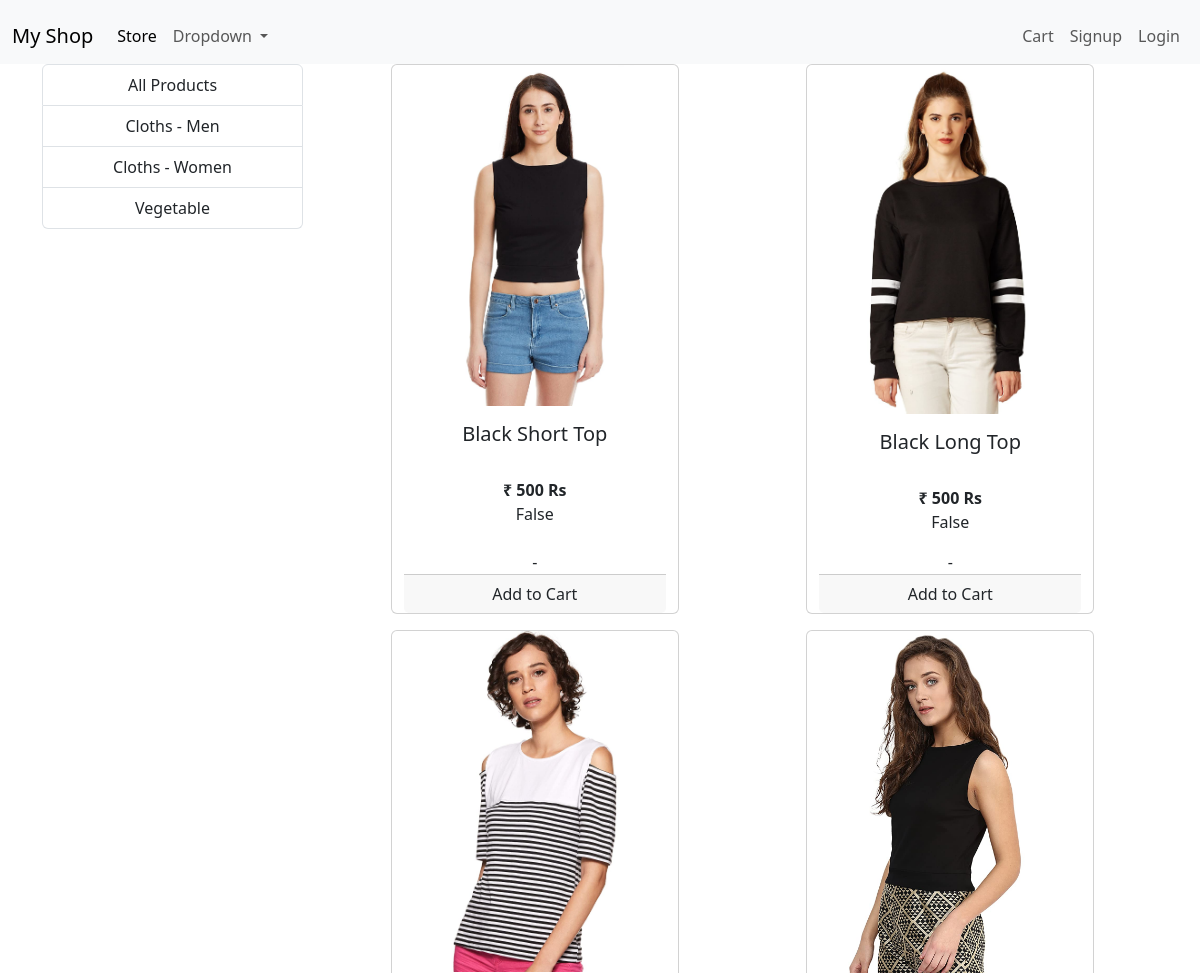
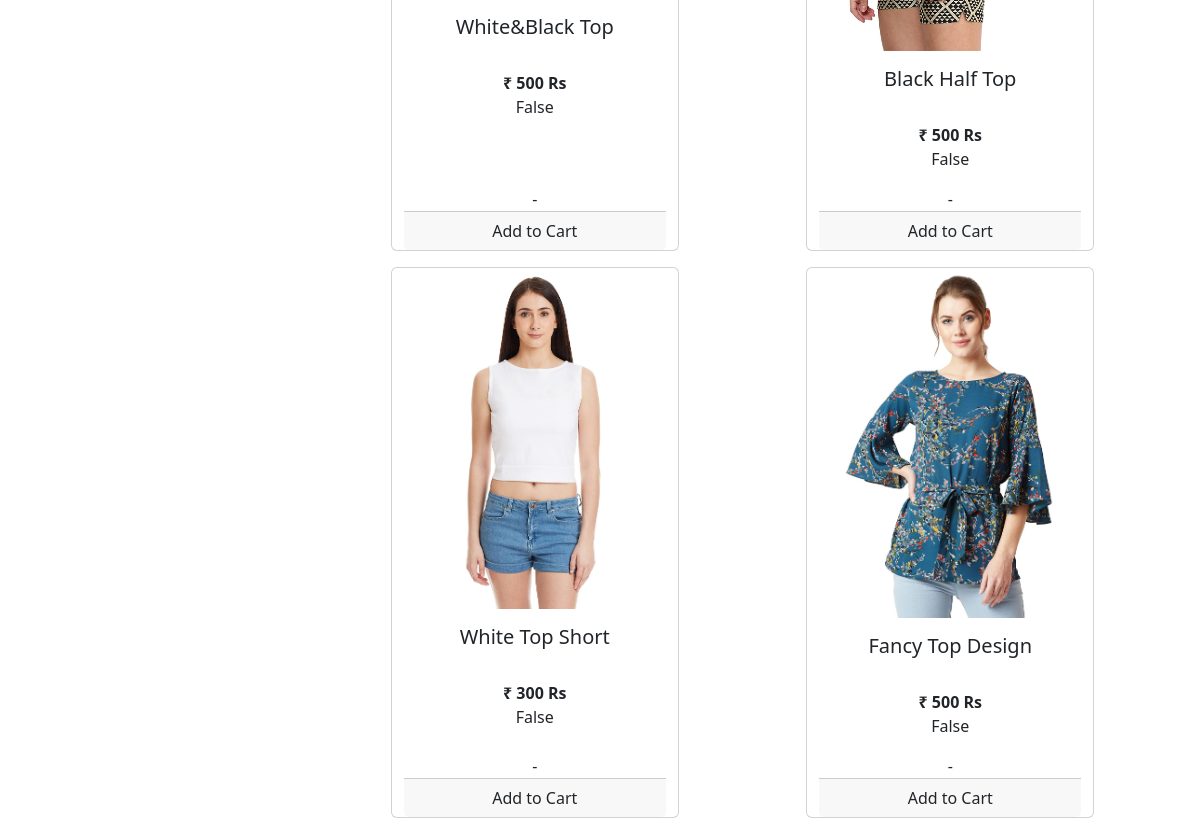
The app's page /?category=2 with its own data (2 pictures, top to bottom).
### Store/models/category.py (models this page shows, shortened)
class category(models.Model):
    name = models.CharField(max_length=20)
    @staticmethod
    def get_all_categories():
         return category.objects.all()

### Store/models/product.py (models this page shows, shortened)
class product (models.Model):
    name = models.CharField(max_length=50)
    price = models.IntegerField(default=0)
    category = models.ForeignKey(category, on_delete = models.CASCADE, default = 1)
    description = models.CharField(max_length=200, default='', null=True, blank=True)
    image = models.ImageField(upload_to='uploads/products/')
    @staticmethod
    def get_all_products_by_categoryid(category_id):
        if category_id:
            return product.objects.filter(category = category_id)
        else:
            return product.get_all_products()

### Store/views/home.py (the view, shortened to what this page needs)
# urls.py: path('', home.Index.as_view(), name='homepage'),
class Index(View):
    def get(self, request):
        cart = request.session.get('cart')
        if not cart:
            request.session['cart'] = {}
        products = None
        categories = category.get_all_categories()
        categoryID = request.GET.get('category')
        if categoryID:
            products = product.get_all_products_by_categoryid(categoryID)
        else:
            products = product.get_all_products()
        data = {}
        data ['products'] = products
        data ['categories'] = categories
        return render(request, "index.html", data)

### Store/templatetags/cart.py (called while the page is built)
@register.filter(name='is_in_cart')
def is_in_cart(product, cart):
    keys=cart.keys()
    for id in keys:
        if int(id) == product.id:
            return True
    return False;

### Store/templatetags/custom_filter.py (called while the page is built)
@register.filter(name='currency')
def currency(number):
    return "₹ "+str(number)

### Store/templates/index.html (shortened to what this page needs)
{% extends 'base.html' %}
{% block content%}
{% load cart %}
{% load custom_filter %}
<div class="container text-center">
  <div class="row">
    <div class="col-lg-3 mx-auto">
      <div class="list-group">
        <a href="/" class="list-group-item">All Products</a>
        {% for category in categories %}
        <a href="/?category={{category.id}}" class="list-group-item">{{category.name}}</a>
        {% endfor %}
      </div>
    </div>
    <div id="products" class="col-lg-9 mx-auto">
      <div class="row mx-auto">
        {% for product in products %}
            <div class="card mx-auto mb-3" id="{{product.id}}" style="width: 18rem;">
                <img src="{{product.image.url}}" class="card-img-top" alt="...">
                <div class="card-body">
                    <h5 class="card-title">{{product.name}}</h5>
                    <p class="card-text"><br><b>{{product.price|currency}} Rs</b><br></p>
                    {{product|is_in_cart:request.session.cart}}
                </div>-
                <div class="card-footer p-0 no-gutter">
                  {% if product|is_in_cart:request.session.cart %}
                  <div class="row">
                    <form action="/#{{product.id}}" class="col-2" method="post">
                      {% csrf_token %}
                      <input hidden type="text" name='product' value='{{product.id}}'>
                      <input hidden type="text" name='remove' value='True'>
                      <input type="submit" value=" - " class="btn btn-block btn-secondary">
                    </form>
                    <div class="text-center col">{{product|cart_quantity:request.session.cart}} in Cart</div>
                    <form action="/#{{product.id}}" class="col-2" method="post">
                      {% csrf_token %}
                      <input hidden type="text" name='product' value='{{product.id}}'>
                      <input type="submit" value=" + " class="btn btn-block btn-secondary">
                    </form>
                  </div>
                  {% else %}
                  <form action="/#{{product.id}}" method="POST" class="btn-block">
                    <input type="submit" class="btn btn-block" value="Add to Cart">
                  </form>
                  {% endif %}
                </div>
            </div>
        {% endfor%}
      </div>
    </div>
  </div>
</div>
{% endblock %}

### records on screen
category: name "Cloths - Men"
category: name "Cloths - Women"
category: name "Vegetable"
product: image (picture), name "Black Short Top", price "₹ 500", session "False"
product: image (picture), name "Black Long Top", price "₹ 500", session "False"
product: image (picture), name "White&Black Top", price "₹ 500", session "False"
product: image (picture), name "Black Half Top", price "₹ 500", session "False"
product: image (picture), name "White Top Short", price "₹ 300", session "False"
product: image (picture), name "Fancy Top Design", price "₹ 500", session "False"
